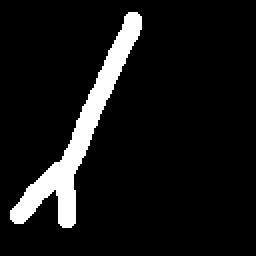
#> input picture Modifications/data/contour1.png, 128 x 128 px, found by its file name (shown 2 times larger)
$ python point_correspondence.py
#> lines starting #> are read from the running program, lines starting #| are printed output that depends on the picture; after the words box and inside, x2 and y2 are one past the last pixel; in counts of white or black regions, pixels touching at a corner belong together
import math
from time import sleep

import cv2
import numpy as np

def display(img):
    cv2.imshow('Output', img)
    if cv2.waitKey(0) & 0xFF == ord('q'):
        cv2.destroyAllWindows()
        cv2.waitKey(1)
    sleep(1)

def import_image(filename):
    return cv2.imread(filename)

def gray(img):
    img = cv2.cvtColor(img, cv2.COLOR_BGR2GRAY)
    return img

def threshold(img, min=128):
    ret, t = cv2.threshold(img, min, 255, cv2.THRESH_BINARY)
    return t

def binarize(img):
    img = gray(img)
    img = threshold(img)
    return img

def find_contours(img):
    contours, hierarchy = cv2.findContours(img, cv2.RETR_EXTERNAL, cv2.CHAIN_APPROX_SIMPLE)
    return contours

def draw_contours(img, contours, min_size=0, x=0, y=0):
    if len(contours) > 0 and not isinstance(contours[0], list):
        contours = [opencv_contour_to_list(c) for c in contours]
    contours = [translate(c, x=x, y=y) for c in contours]
    contours = [list_to_opencv_contour(c) for c in contours]
    contours_drawn = img.copy()
    for contour in contours:
        area = cv2.contourArea(contour)
        if area < min_size:
            continue
        contours_drawn = cv2.drawContours(contours_drawn, [contour], -1, (0,0,255), 2)
    return contours_drawn

# [4 lines left out: function display_contours, not called in this run]

def draw_line(img, start, finish, color=(0, 255, 0), thickness=1):
    return cv2.line(img, start, finish, color, thickness)

def draw_dot(img, centre, size=2, color=(0, 255, 0), thickness=-1):
    return cv2.circle(img, centre, size, color, thickness)

def opencv_contour_to_list(c1, z=0):
    result = []
    for point in c1:
        fullpoint = [point[0][0], point[0][1], z]
        result.append(fullpoint)
    result.reverse()
    return result

def list_to_opencv_contour(ctr):
    squashed = [[p[0:2]] for p in ctr]
    out = np.array(squashed, dtype=np.int32)
    return out

def get_contour_from_image(filename):
    img = import_image(filename)
    img = binarize(img)
    c = find_contours(img)[0]

    return c

def multiply(scale, vec):
    return [scale * vec[i] for i in range(len(vec))]

def add(left, right):
    return [left[i] + right[i] for i in range(len(left))]

def subtract(left, right):
    return [left[i] - right[i] for i in range(len(left))]

def cross(p0, p1):
    return p0[0] * p1[1] - p0[1] * p1[0]

def centroid(ctr):
    ''' centroid of list of points defining counter-clockwise closed curve '''
    triangles = []
    for i in range(0, len(ctr) - 2):
        p0 = ctr[0]
        p1 = ctr[i + 1]
        p2 = ctr[i + 2]

        triangle_centroid = multiply(1.0 / 3.0, [sum(x) for x in zip(p0, p1, p2)])
        triangle_area = cross(subtract(p1, p0), subtract(p2, p0)) / 2.0
        triangles.append((triangle_centroid, triangle_area))

    total_area = 0
    centroid = [0, 0]
    for tri in triangles:
        part = multiply(tri[1], tri[0])
        centroid = add(centroid, part)
        total_area += tri[1]
    centroid = multiply(1.0 / total_area, centroid)
    return centroid

# [5 lines left out: function centroid_opencv, not called in this run]

def translate(points, x=0, y=0, z=0):
    ''' create new points list translated '''
    result = []
    for p in points:
        p_new = p[:]
        if x != 0:
            p_new[0] += x
        if y != 0:
            p_new[1] += y
        if z != 0:
            p_new[2] += z
        result.append(p_new)
    return result

def starting_point(ctr):
    ''' looks for the furthest point out with near zero angle from the centroid '''

    # find starting candidates
    candidates = []  # indices
    for i in range(len(ctr)):
        i1 = i
        i2 = (i + 1) % len(ctr)
        p1 = ctr[i1]
        p2 = ctr[i2]
        if p1[1] * p2[1] < 0:  # signs have swapped, so has crossed x-axis
            # append point above x-axis
            if p1[1] > 0:
                candidates.append(i1)
            else:
                candidates.append(i2)

    # find rightmost out of these
    rightmost = candidates[0]
    rightmost_point = ctr[rightmost]
    for index in candidates:
        p = ctr[index]
        if p[0] > rightmost_point[0]:
            rightmost = index
            rightmost_point = p
    return rightmost

def angle_of_point(point):
    ''' find angle between 0 and 1 where 0 is x-axis and 1 is full revolution '''
    if point[0] == 0:
        if point[1] >= 0:
            return 0.25
        else:
            return 0.75
    ang = math.atan(point[1] / point[0])
    if point[0] < 0:
        # left half
        ang += math.pi
    if point[0] >= 0 and point[1] < 0:
        # bottom right quadrant
        ang += 2 * math.pi
    return ang / (2 * math.pi)

def reorder_from_index(lis, start):
    result = []
    for i in range(len(lis)):
        index = (start + i) % len(lis)
        result.append(lis[index])
    return result

def angle_monoticity(angs):
    ''' ensure angle is always increasing '''
    result = angs[:]
    for i in range(len(result)):
        if i == 0:
            continue
        ang_current = result[i]
        ang_previous = result[i - 1]
        if ang_current < ang_previous:
            result[i] = ang_previous
    return result

def correspond(ctr1, ctr2):
    ''' c1 and c2 are contours as lists of size-3 lists '''
    # add in z
    oc1 = opencv_contour_to_list(ctr1, z=0) if not isinstance(ctr1, list) else ctr1
    oc2 = opencv_contour_to_list(ctr2, z=128) if not isinstance(ctr2, list) else ctr2

    # find centroids
    # c1x, c1y = centroid_opencv(ctr1)
    # c2x, c2y = centroid_opencv(ctr2)
    c1x, c1y = centroid(oc1)
    c2x, c2y = centroid(oc2)

    # make it so each contour's centroid is at 0, 0
    c1 = translate(oc1, x=-c1x, y=-c1y)
    c2 = translate(oc2, x=-c2x, y=-c2y)

    c1start = starting_point(c1)
    c2start = starting_point(c2)

    c1reordered = reorder_from_index(c1, c1start)
    c2reordered = reorder_from_index(c2, c2start)

    c1angs = [angle_of_point(p) for p in c1reordered]
    c2angs = [angle_of_point(p) for p in c2reordered]

    c1angs = angle_monoticity(c1angs)
    c2angs = angle_monoticity(c2angs)

    # distance around contour by point count
    c1para = [x / len(c1angs) for x in range(len(c1angs))]
    c2para = [x / len(c2angs) for x in range(len(c2angs))]

    # weighted sum of angles and parameterisation
    ANG_WEIGHT = 0.3
    c1metrics = [ANG_WEIGHT * c1angs[i] + (1 - ANG_WEIGHT) * c1para[i] for i in range(len(c1angs))]
    c2metrics = [ANG_WEIGHT * c2angs[i] + (1 - ANG_WEIGHT) * c2para[i] for i in range(len(c2angs))]

    # path finding
    i = 0
    j = 0
    matches = [(0, 0)]
    while i < len(c1metrics) - 1 and j < len(c2metrics) - 1:
        # advance i and j so the metrics leapfrog
        if c1metrics[i] < c2metrics[j]:
            i += 1
        else:
            j +=1
        matches.append((i, j))

    # triangle fan match remaining points
    # note i == len(c1metrics) when starting point has been cycled to
    while i < len(c1metrics):
        i += 1
        matches.append((i, j))

    # and respectively for j
    while j < len(c2metrics):
        j += 1
        matches.append((i, j))

    matches_fixed_order = []
    for match in matches:
        i = (match[0] + c1start) % len(c1metrics)
        j = (match[1] + c2start) % len(c2metrics)
        matches_fixed_order.append((i, j))

    return matches_fixed_order, [(c1x, c1y), (c2x, c2y)]

# [38 lines left out: functions linear_regression, linear_regression_2, linear_regression_3, not called in this run]

def linear_regression_4(points):
    # find best ax + by = 0
    best_distance = float("inf")
    best_a = 1
    best_b = 1
    for a in range(10):
        for b in range(10):
            total_distance = 0
            for p in points:
                distance = abs(a * p[0] + b * p[1]) / math.sqrt(a * a + b * b)
                total_distance += distance
            if total_distance < best_distance:
                best_distance = total_distance
                best_a = a
                best_b = b
    return -best_a/best_b, 0


def rotate_point(p, ang):
    x_new = p[0] * math.cos(ang) - p[1] * math.sin(ang)
    y_new = p[0] * math.sin(ang) + p[1] * math.cos(ang)

    point_new = [x_new, y_new] + list(p)[2:]

    return point_new

def rotate_contour(ctr, ang):
    return [rotate_point(p, ang) for p in ctr]

def aligned_dtw(ctr1, ctr2):
    oc1 = opencv_contour_to_list(ctr1, z=0)
    oc2 = opencv_contour_to_list(ctr2, z=128)

    c1x, c1y = centroid(oc1)
    c2x, c2y = centroid(oc2)

    # make it so each contour's centroid is at 0, 0
    c1 = translate(oc1, x=-c1x, y=-c1y)
    c2 = translate(oc2, x=-c2x, y=-c2y)
    #display_contours([c1, c2])

    # find dominant axis first contour
    c1m, c1b = linear_regression_4(c1)

    # rotate both contours by this amount
    c1rad = math.atan(c1m)
    c1r = rotate_contour(c1, -c1rad)
    c2r1 = rotate_contour(c2, -c1rad)
    #display_contours([c1r, c2r1])

    # correct second contour
    c2m, c2b = linear_regression_4(c2r1)
    c2rad = math.atan(c2m)
    c2r = rotate_contour(c2r1, -c2rad)
    #display_contours([c1r, c2r])

    # run DTW on each of these
    # for this python test, will use point_angle as a substitute
    matches, _ = correspond(c1r, c2r)
    return matches

def display_contours_and_matches(contour1, contour2, matches):
    black = np.zeros((128, 128, 3), np.uint8) # 128 is width/height of test images
    black = draw_contours(black, [contour1, contour2])
    STEP = 4
    for m in range(0, len(matches), STEP):
        match = matches[m]
        start = tuple(contour1[match[0]][0])
        end = tuple(contour2[match[1]][0])
        black = draw_line(black, start, end)
    display(black)

def test_point_angle(contour1, contour2):
    matches, centroids = correspond(contour1, contour2)
    display_contours_and_matches(contour1, contour2, matches)


def main():
    ''' tests '''
    contour1 = get_contour_from_image("Modifications/data/contour1.png")
#> in import_image, returned value is the input picture: shape (128, 128, 3); 8.4% white; 1 white region, box (x1, y1, x2, y2) and area: (5, 6, 71, 114) 1382
#> in gray, `img = cv2.cvtColor(img, cv2.COLOR_BGR2GRAY)`: img: shape (128, 128); 8.4% white; 1 white region
#> in threshold, `ret, t = cv2.threshold(img, min, 255, cv2.THRESH_BINARY)`: ret = 128
#> in find_contours, `contours, hierarchy = cv2.findContours(img, cv2.RETR_EXTERNAL, cv2.CHA..`: contours = 1 contour; box (x1, y1, x2, y2) and area: (5, 6, 71, 114) 1249
#> in get_contour_from_image, `c = find_contours(img)[0]`: c = contour of 139 points, box (x1, y1, x2, y2) (5, 6, 71, 114), area 1249
#> contour1 has the same summary as c in get_contour_from_image
    contour2 = get_contour_from_image("Modifications/data/contour2.png")
#> call 2 of import_image, with filename = 'Modifications/data/contour2.png'
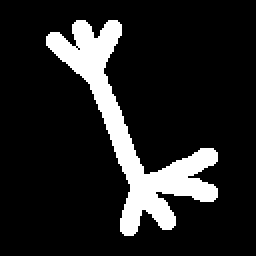
#> input picture Modifications/data/contour2.png, 128 x 128 px, found by its file name (shown 2 times larger)
#> in import_image, returned value is the input picture: shape (128, 128, 3); 13.6% white; 1 white region, box (x1, y1, x2, y2) and area: (23, 10, 109, 118) 2223
#> in gray (call 2), `img = cv2.cvtColor(img, cv2.COLOR_BGR2GRAY)`: img: shape (128, 128); 13.6% white; 1 white region
#> in find_contours (call 2), `contours, hierarchy = cv2.findContours(img, cv2.RETR_EXTERNAL, cv2.CHA..`: contours = 1 contour; box (x1, y1, x2, y2) and area: (23, 10, 109, 118) 2029
#> contour2 = contour of 202 points, box (x1, y1, x2, y2) (23, 10, 109, 118), area 2029

    matches = aligned_dtw(contour1, contour2)
#> the loop in opencv_contour_to_list, `for point in c1:` made 139 passes
#> fullpoint on passes 1 to 12: [64, 6, 0], [62, 8, 0], [62, 11, 0], [61, 12, 0], [61, 14, 0], [59, 16, 0], [59, 17, 0], [58, 18, 0], [58, 19, 0], [57, 20, 0], [57, 21, 0], [56, 22, 0]
#> after the loop in opencv_contour_to_list, `for point in c1:`: result = 139 items, first 6: [64, 6, 0], [62, 8, 0], [62, 11, 0], [61, 12, 0], [61, 14, 0], [59, 16, 0]
#> in aligned_dtw, `oc1 = opencv_contour_to_list(ctr1, z=0)`: oc1 = 139 items, first 6: [68, 6, 0], [70, 8, 0], [70, 14, 0], [69, 15, 0], [69, 17, 0], [68, 18, 0]
#> the loop in opencv_contour_to_list (call 2), `for point in c1:` made 202 passes
#> fullpoint on passes 1 to 3: [38, 10, 128], [36, 12, 128], [36, 16, 128]
#> in aligned_dtw, `oc2 = opencv_contour_to_list(ctr2, z=128)`: oc2 = 202 items, first 6: [42, 10, 128], [45, 13, 128], [45, 15, 128], [46, 16, 128], [46, 18, 128], [47, 19, 128]
#> the loop in centroid, `for i in range(0, len(ctr) - 2):` made 137 passes
#> (p1, p2, triangle_centroid, triangle_area) on passes 7, 9, 11, 13, 15, 17, 19, 21, 23, 25, 27, 29: ([66, 21, 0], [66, 22, 0], [66.67, 16.33, 0], -1), ([65, 23, 0], [65, 24, 0], [66, 17.67, 0], -1.5), ([64, 25, 0], [64, 26, 0], [65.33, 19, 0], -2), ([63, 27, 0], [63, 28, 0], [64.67, 20.33, 0], -2.5), ([62, 29, 0], [62, 31, 0], [64, 22, 0], -6), ([60, 33, 0], [60, 35, 0], [62.67, 24.67, 0], -8), ([59, 36, 0], [59, 37, 0], [62, 26.33, 0], -4.5), ([58, 38, 0], [58, 39, 0], [61.33, 27.67, 0], -5), ([57, 40, 0], [57, 41, 0], [60.67, 29, 0], -5.5), ([56, 42, 0], [56, 44, 0], [60, 30.67, 0], -12), ([55, 45, 0], [55, 46, 0], [59.33, 32.33, 0], -6.5), ([54, 47, 0], [54, 48, 0], [58.67, 33.67, 0], -7)
#> after the loop in centroid, `for i in range(0, len(ctr) - 2):`: triangles = 137 items
#> the loop in centroid, `for tri in triangles:` made 137 passes
#> (tri, part, centroid, total_area) on passes 6 to 14: (([67.33, 15.33, 0], 13), [875.3, 199.3, 0], [2115, 408.3], 31), (([66.67, 16.33, 0], -1), [-66.67, -16.33, 0], [2048.3, 392], 30), (([66.33, 17, 0], 7), [464.3, 119, 0], [2512.7, 511], 37), (([66, 17.67, 0], -1.5), [-99, -26.5, 0], [2413.7, 484.5], 35.5), (([65.67, 18.33, 0], 7.5), [492.5, 137.5, 0], [2906.2, 622], 43), (([65.33, 19, 0], -2), [-130.7, -38, 0], [2775.5, 584], 41), (([65, 19.67, 0], 8), [520, 157.3, 0], [3295.5, 741.3], 49), (([64.67, 20.33, 0], -2.5), [-161.7, -50.83, 0], [3133.8, 690.5], 46.5), (([64.33, 21, 0], 8.5), [546.8, 178.5, 0], [3680.7, 869], 55)
#> after the loop in centroid, `for tri in triangles:`: centroid = [49304.2, 83862.7]; total_area = 1249
#> in centroid, `centroid = multiply(1.0 / total_area, centroid)`: centroid = [39.47, 67.14]
#> in aligned_dtw, `c1x, c1y = centroid(oc1)`: c1x = 39.47; c1y = 67.14
#> the loop in centroid (call 2), `for i in range(0, len(ctr) - 2):` made 200 passes
#> (p1, p2, triangle_centroid, triangle_area) on passes 2, 4, 5: ([45, 15, 128], [46, 16, 128], [44.33, 13.67, 128], -1), ([46, 18, 128], [47, 19, 128], [45, 15.67, 128], -2), ([47, 19, 128], [48, 19, 128], [45.67, 16, 128], -4.5)
#> the loop in centroid (call 2), `for tri in triangles:` made 200 passes
#> tri on passes 1 to 3: ([44, 12.67, 128], 3), ([44.33, 13.67, 128], -1), ([44.67, 14.67, 128], 4)
#> the loop in translate, `for p in points:` made 139 passes
#> p on passes 1 to 12: [68, 6, 0], [70, 8, 0], [70, 14, 0], [69, 15, 0], [69, 17, 0], [68, 18, 0], [68, 19, 0], [66, 21, 0], [66, 22, 0], [65, 23, 0], [65, 24, 0], [64, 25, 0]
#> the loop in translate (call 2), `for p in points:` made 202 passes
#> the loop in starting_point, `for i in range(len(ctr)):` made 139 passes
#> the loop in starting_point, `for index in candidates:` made 4 passes
#> index on passes 1, 3, 4: 2, 4, 69
#> the loop in starting_point (call 2), `for index in candidates:` made 18 passes
#> index on passes 1 to 12: 29, 31, 31, 33, 33, 35, 35, 37, 37, 58, 106, 113
#> the loop in reorder_from_index, `for i in range(len(lis)):` made 139 passes
#> the loop in angle_monoticity, `for i in range(len(result)):` made 139 passes
#> the loop in correspond, `while i < len(c1metrics):` made 1 pass
#> the loop in correspond, `while j < len(c2metrics):` made 2 passes
#> the loop in correspond, `for match in matches:` made 342 passes
#> match on passes 1 to 3: (0, 0), (1, 0), (1, 1)
    display_contours_and_matches(contour1, contour2, matches)
#> in draw_contours, `contours_drawn = img.copy()`: contours_drawn: shape (128, 128, 3); every value is 0
#> the loop in draw_contours, `for contour in contours:` made 2 passes
#> pass 1, in draw_contours, `contours_drawn = cv2.drawContours(contours_drawn, [contour], -1, (0,0,..`:
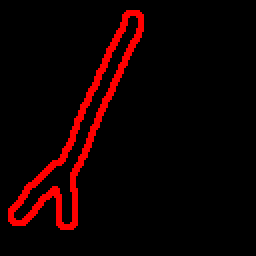
#> contours_drawn: shape (128, 128, 3) (shown 2 times larger); mean of channels 0, 1, 2 0, 0, 15.9; drawn as B, G, R
#> pass 2, in draw_contours, `contours_drawn = cv2.drawContours(contours_drawn, [contour], -1, (0,0,..`:
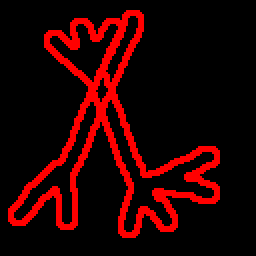
#> contours_drawn: shape (128, 128, 3) (shown 2 times larger); 8.33% of pixels changed, all inside (x1, y1, x2, y2) = (22, 9, 110, 119); drawn as B, G, R
#> the loop in display_contours_and_matches, `for m in range(0, len(matches), STEP):` made 86 passes
#> m on passes 2 to 13: 4, 8, 12, 16, 20, 24, 28, 32, 36, 40, 44, 48
#> pass 2, in display_contours_and_matches, `black = draw_line(black, start, end)`:
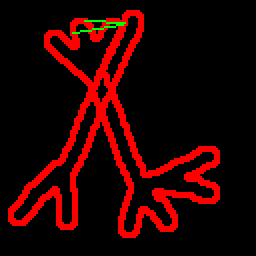
#> black: shape (128, 128, 3) (shown 2 times larger); mean of channels 0, 1, 2 0, 0.7, 36.7; drawn as B, G, R
#> after the loop in display_contours_and_matches, `for m in range(0, len(matches), STEP):`:
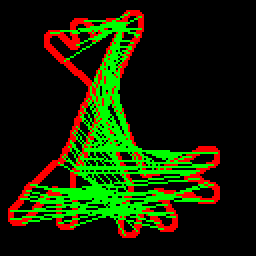
#> black: shape (128, 128, 3) (shown 2 times larger); mean of channels 0, 1, 2 0, 37.7, 21.9; drawn as B, G, R
#> (key q is pressed here)

if __name__ == "__main__":
    main()
